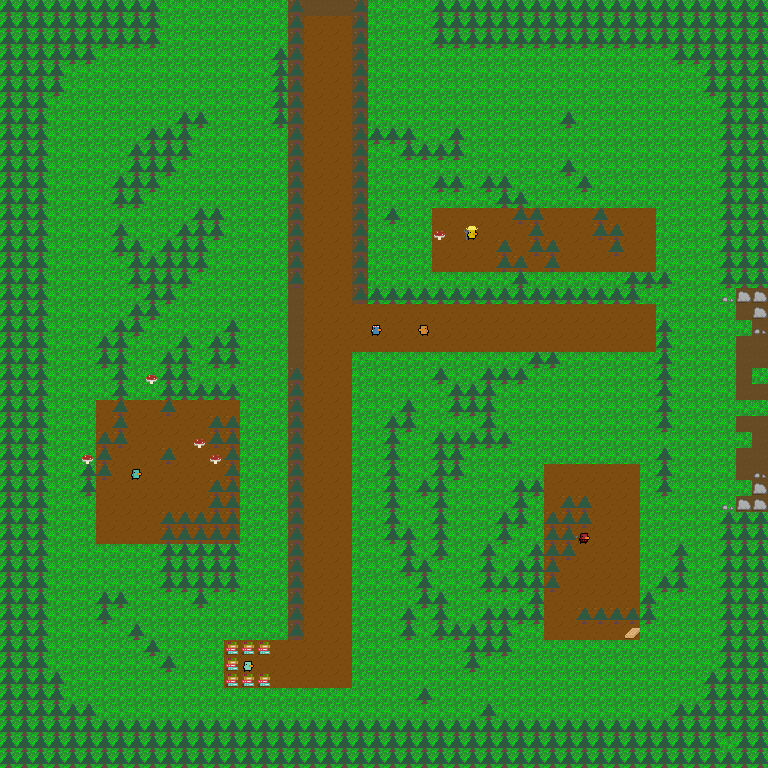

A level layout from a 2D game, rendered from its tile map. Below: a short description, then the map file with tile-grid data replaced by summaries:
An orthogonal 48x48 tile map with 16x16 px tiles, 4 tile layers (Base, Decorations, Pickups, NPCs).

<map version="1.10" tiledversion="1.11.2" orientation="orthogonal" renderorder="right-down" width="48" height="48" tilewidth="16" tileheight="16" infinite="0" nextlayerid="6" nextobjectid="1">
 <editorsettings>
  <export target="mapsouth.lua" format="lua" />
 </editorsettings>
 <tileset firstgid="1" source="fetch-tileset.tsx" />
 <layer id="1" name="Base" width="48" height="48">
  <data>[2304 cells, 2304 non-empty, 3 distinct tile ids]</data>
 </layer>
 <layer id="3" name="Decorations" width="48" height="48">
  <data>[2304 cells, 825 non-empty, 5 distinct tile ids]</data>
 </layer>
 <layer id="5" name="Pickups" width="48" height="48">
  <data>[2304 cells, 1 non-empty, 1 distinct tile ids]</data>
 </layer>
 <layer id="4" name="NPCs" width="48" height="48">
  <data>[2304 cells, 6 non-empty, 6 distinct tile ids]</data>
 </layer>
</map>
